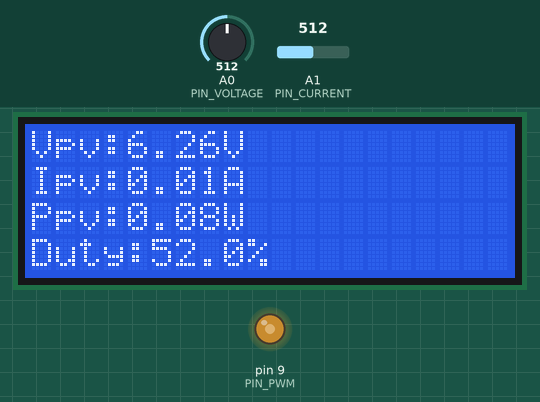
Bench run of a sketch on a simulated Arduino Nano, built with avr-gcc and run on an emulated ATmega328P. Parts: 20×4 character LCD, output pins drawn as LEDs (lit = HIGH). The test bench sets the inputs (shaded band); at power-on: A1 (PIN_CURRENT) = 512, A0 (PIN_VOLTAGE) = 512. What the sketch prints to the serial monitor is not drawn.

Above: at 4.3 s.
4.4 s: A1 (PIN_CURRENT) set to 716
At 5.4 s:
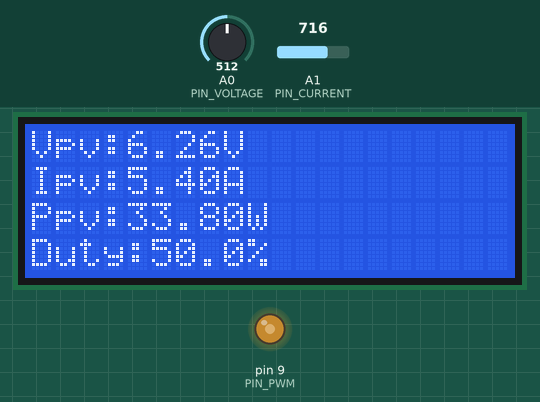
5.9 s: A0 (PIN_VOLTAGE) set to 716
At 6.6 s:
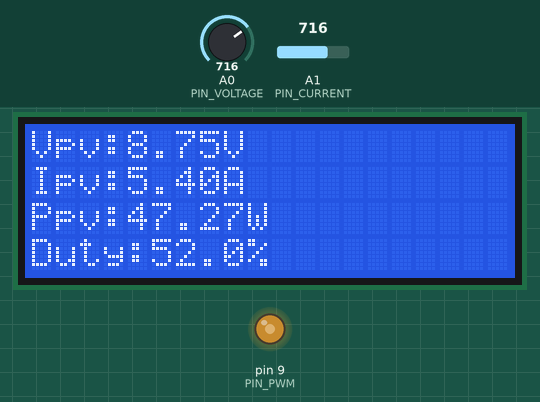
7.4 s: A1 (PIN_CURRENT) set to 1023
At 7.8 s:
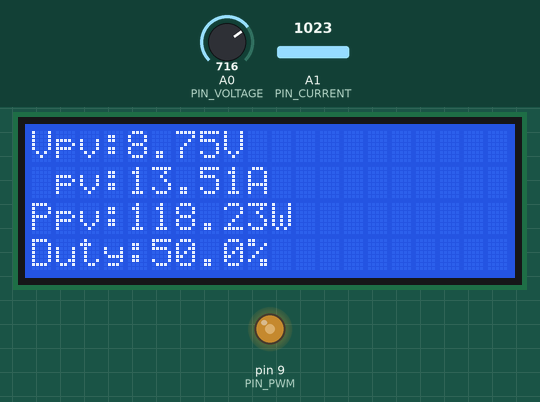
9.0 s: A0 (PIN_VOLTAGE) set to 900
At 10.3 s:
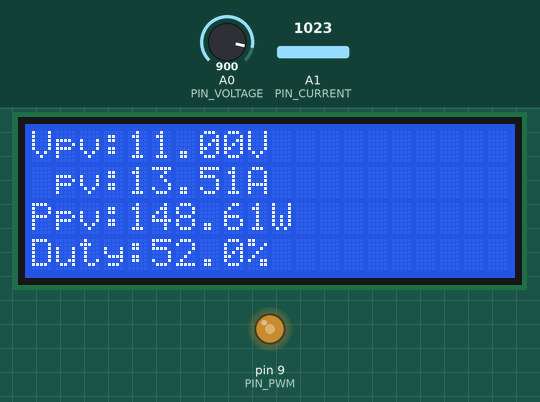
10.6 s: A0 (PIN_VOLTAGE) set to 613
At 11.5 s:
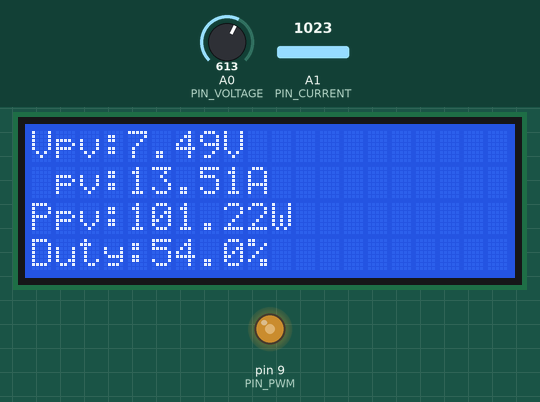
12.2 s: A0 (PIN_VOLTAGE) set to 588
At 12.6 s:
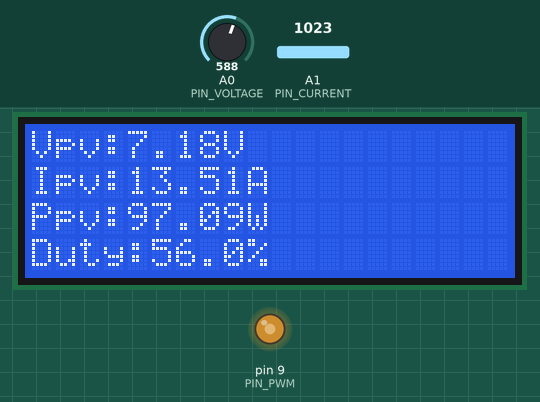
Timing chart, 0 to 14.7 s (numbered marks = the images above; inputs shaded):
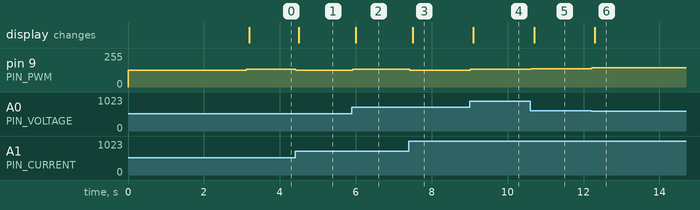

Measured:
- the behaviour switches between 606 and 605 on A0 (PIN_VOLTAGE) (found by bisection; images 5 and 6)
- after the input at 4.4 s, pin 9 (PIN_PWM): 132/255 → 127/255 at once; the display: changes after 0.10 s (image 1)
- after the input at 5.9 s, pin 9 (PIN_PWM): 127/255 → 132/255 at once; the display: changes after 0.10 s (image 2)
- after the input at 7.4 s, pin 9 (PIN_PWM): 132/255 → 127/255 at once; the display: changes after 0.10 s (image 3)
- after the input at 9.0 s, pin 9 (PIN_PWM): 127/255 → 132/255 at once; the display: changes after 0.10 s (image 4)
- after the input at 10.6 s, pin 9 (PIN_PWM): 132/255 → 138/255 at once; the display: changes after 0.10 s (image 5)
- after the input at 12.2 s, pin 9 (PIN_PWM): 138/255 → 143/255 at once; the display: changes after 0.10 s (image 6)

The sketch:

mppt_solar_controller.ino
```cpp
/*
 * ============================================================
 *  MPPT Solar Charge Controller
 *  Algorithm: Perturb & Observe (P&O)
 *  Author   : ELAZZAOUI Toufik
 *  University: Elhadj Mossa Ag Akhamok - Tamanrasset
 *  Year     : 2023
 * ============================================================
 *  Hardware:
 *    - Arduino Nano (ATmega328)
 *    - PV Panel   : 30W, Vmp=18V, Imp=1.6A, Ncell=72
 *    - Voltage sensor (resistor divider R1=15kΩ, R2=10kΩ)
 *    - Current sensor : ACS712-5A  → A1
 *    - LCD 20x4 I2C   → SDA=A4, SCL=A5
 *    - MOSFET IRF1407 → PWM pin D9
 *    - Boost converter: L=66µH, C1=470µF, C2=100µF
 *    - Diode IN4007
 * ============================================================
 */

#include <Wire.h>
#include <LiquidCrystal_I2C.h>

// ──────────────────────────────────────────
//  LCD  (adresse I2C 0x27 ou 0x3F)
// ──────────────────────────────────────────
LiquidCrystal_I2C lcd(0x27, 20, 4);

// ──────────────────────────────────────────
//  Broches (Pins)
// ──────────────────────────────────────────
const int PIN_VOLTAGE = A0;   // Capteur de tension
const int PIN_CURRENT = A1;   // ACS712-5A
const int PIN_PWM     = 9;    // MOSFET gate (Timer1 - 10-bit PWM)

// ──────────────────────────────────────────
//  Paramètres du capteur de tension
//  Diviseur : R1=15kΩ, R2=10kΩ  →  ratio = (R1+R2)/R2
// ──────────────────────────────────────────
const float R1          = 15000.0;
const float R2          = 10000.0;
const float V_REF       = 5.0;       // Tension de référence Arduino
const float ADC_STEPS   = 1023.0;
const float VOLT_RATIO  = (R1 + R2) / R2;   // = 2.5

// ──────────────────────────────────────────
//  Paramètres ACS712-5A
//  Sensibilité = 185 mV/A, offset = 2.5V
// ──────────────────────────────────────────
const float ACS_SENSITIVITY = 0.185;  // V/A
const float ACS_OFFSET      = 2.5;    // V  (Vcc/2)

// ──────────────────────────────────────────
//  Paramètres P&O
// ──────────────────────────────────────────
const float DELTA_DUTY = 2.0;       // Pas de perturbation (%)
const float DUTY_MIN   = 10.0;      // Duty cycle min (%)
const float DUTY_MAX   = 90.0;      // Duty cycle max (%)
const int   SAMPLE_MS  = 100;       // Période d'échantillonnage (ms)

// ──────────────────────────────────────────
//  Variables globales
// ──────────────────────────────────────────
float dutyCycle  = 50.0;   // Duty cycle initial (%)
float prevPower  = 0.0;
float prevVoltage= 0.0;

unsigned long lastSampleTime = 0;

// ──────────────────────────────────────────
//  Prototypes
// ──────────────────────────────────────────
float readVoltage();
float readCurrent();
void  setPWM(float duty);
void  updateLCD(float v, float i, float p, float d);
void  mpptPandO(float v, float p);

// ══════════════════════════════════════════
//  SETUP
// ══════════════════════════════════════════
void setup() {
  Serial.begin(9600);

  // PWM haute fréquence sur pin 9 (Timer1, ~31 kHz)
  TCCR1A = _BV(COM1A1) | _BV(WGM11) | _BV(WGM10);
  TCCR1B = _BV(WGM12)  | _BV(CS10);   // No prescaler → ~31.4 kHz
  pinMode(PIN_PWM, OUTPUT);
  setPWM(dutyCycle);

  // LCD
  lcd.init();
  lcd.backlight();
  lcd.setCursor(3, 0);
  lcd.print("MPPT Controller");
  lcd.setCursor(2, 1);
  lcd.print("P&O Algorithm");
  lcd.setCursor(1, 2);
  lcd.print("Tamanrasset Univ.");
  lcd.setCursor(5, 3);
  lcd.print("2023");
  delay(3000);
  lcd.clear();

  Serial.println("=== MPPT P&O Started ===");
}

// ══════════════════════════════════════════
//  LOOP
// ══════════════════════════════════════════
void loop() {
  unsigned long now = millis();

  if (now - lastSampleTime >= SAMPLE_MS) {
    lastSampleTime = now;

    float v = readVoltage();
    float i = readCurrent();
    float p = v * i;

    // Algorithme P&O
    mpptPandO(v, p);

    // Affichage LCD
    updateLCD(v, i, p, dutyCycle);

    // Moniteur série
    Serial.print("V="); Serial.print(v, 2);
    Serial.print("V  I="); Serial.print(i, 2);
    Serial.print("A  P="); Serial.print(p, 2);
    Serial.print("W  D="); Serial.print(dutyCycle, 1);
    Serial.println("%");
  }
}

// ══════════════════════════════════════════
//  LECTURE TENSION PV
// ══════════════════════════════════════════
float readVoltage() {
  long sum = 0;
  for (int k = 0; k < 10; k++) {
    sum += analogRead(PIN_VOLTAGE);
    delayMicroseconds(100);
  }
  float adcVal  = sum / 10.0;
  float vADC    = adcVal * (V_REF / ADC_STEPS);
  return vADC * VOLT_RATIO;
}

// ══════════════════════════════════════════
//  LECTURE COURANT ACS712
// ══════════════════════════════════════════
float readCurrent() {
  long sum = 0;
  for (int k = 0; k < 10; k++) {
    sum += analogRead(PIN_CURRENT);
    delayMicroseconds(100);
  }
  float adcVal = sum / 10.0;
  float vSens  = adcVal * (V_REF / ADC_STEPS);
  float current = (vSens - ACS_OFFSET) / ACS_SENSITIVITY;
  if (current < 0) current = 0;   // Pas de courant négatif
  return current;
}

// ══════════════════════════════════════════
//  REGLAGE PWM  (0–100 %)
// ══════════════════════════════════════════
void setPWM(float duty) {
  duty = constrain(duty, DUTY_MIN, DUTY_MAX);
  // Timer1 en mode 10-bit : max = 1023
  int ocr = (int)((duty / 100.0) * 1023.0);
  OCR1A = ocr;
}

// ══════════════════════════════════════════
//  ALGORITHME P&O
// ══════════════════════════════════════════
void mpptPandO(float v, float p) {
  float deltaP = p - prevPower;
  float deltaV = v - prevVoltage;

  if (deltaP != 0) {
    if (deltaP > 0) {
      // Puissance augmente → continuer dans le même sens
      if (deltaV > 0)
        dutyCycle += DELTA_DUTY;
      else
        dutyCycle -= DELTA_DUTY;
    } else {
      // Puissance diminue → inverser la direction
      if (deltaV > 0)
        dutyCycle -= DELTA_DUTY;
      else
        dutyCycle += DELTA_DUTY;
    }
  }

  dutyCycle = constrain(dutyCycle, DUTY_MIN, DUTY_MAX);
  setPWM(dutyCycle);

  prevPower   = p;
  prevVoltage = v;
}

// ══════════════════════════════════════════
//  AFFICHAGE LCD 20x4
// ══════════════════════════════════════════
void updateLCD(float v, float i, float p, float d) {
  // Ligne 0 : Tension
  lcd.setCursor(0, 0);
  lcd.print("Vpv:");
  lcd.print(v, 2);
  lcd.print("V          ");

  // Ligne 1 : Courant
  lcd.setCursor(0, 1);
  lcd.print("Ipv:");
  lcd.print(i, 2);
  lcd.print("A          ");

  // Ligne 2 : Puissance
  lcd.setCursor(0, 2);
  lcd.print("Ppv:");
  lcd.print(p, 2);
  lcd.print("W          ");

  // Ligne 3 : Duty Cycle
  lcd.setCursor(0, 3);
  lcd.print("Duty:");
  lcd.print(d, 1);
  lcd.print("%          ");
}
```
